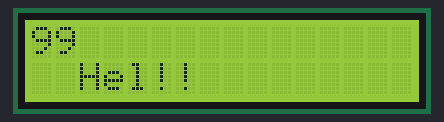
Simulated run of this sketch. Board: Arduino Uno, built with avr-gcc and run on an emulated ATmega328P. Parts: 16×2 character LCD.

Above: at 1.3 s.

The sketch:

lcd.ino
```cpp
// LCD를 쉽게 제어하기 위한 라이브러리를 추가합니다.
#include <LiquidCrystal_I2C.h>
#include <Wire.h>

// 0x3F I2C 주소를 가지고 있는 16x2 LCD객체를 생성합니다.(I2C 주소는 LCD에 맞게 수정해야 합니다.)
LiquidCrystal_I2C lcd(0x27, 16, 2);

// 실행시 가장 먼저 호출되는 함수이며, 최초 1회만 실행됩니다.
// 변수를 선언하거나 초기화를 위한 코드를 포함합니다.
void setup() {
  // I2C LCD를 초기화 합니다..
  lcd.init();
  // I2C LCD의 백라이트를 켜줍니다.
  lcd.backlight();
}

void loop() {
  for (int i = 0; i<100; i++){
    lcd.setCursor(0,0);           // 0번째 줄 0번째 셀부터 입력하게 합니다.
    lcd.print(i);       // 문구를 출력합니다.

    lcd.setCursor(0,1);           // 1번째 줄 0번째 셀부터 입력하게 합니다.
    lcd.print("  Hel!!  ");     // 문구를 출력합니다.
  }


  // 1초간 대기합니다.
  delay(1000);
  // LCD의 모든 내용을 삭제합니다.
  lcd.clear();
}
```
